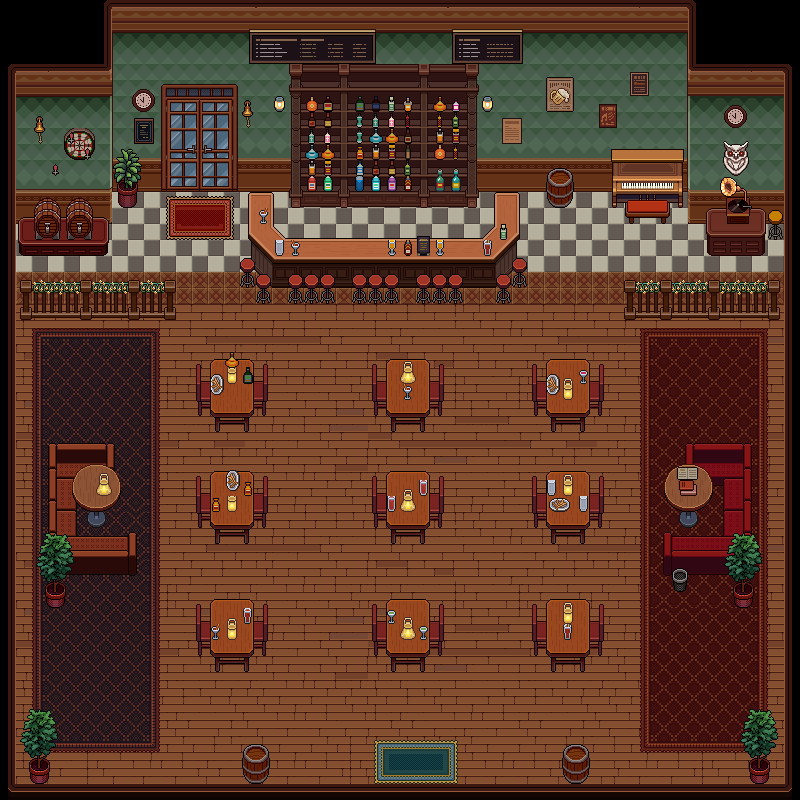

This is a level from a 2D game, rendered from its Tiled map with the project's own tilesets. A one-line summary and the map file follow, with tile-layer data summarised:
An orthogonal 50x50 tile map with 16x16 px tiles, 5 tile layers (ground, ground details, midground, midground2, ...), 2 tilesets.

<map version="1.10" tiledversion="1.12.2" orientation="orthogonal" renderorder="right-down" width="50" height="50" tilewidth="16" tileheight="16" infinite="0" nextlayerid="9" nextobjectid="1">
 <tileset firstgid="1" name="bar-contructionComponents" tilewidth="16" tileheight="16" tilecount="1440" columns="32">
  <image source="../Tilesets/Fantasy World_Bar_Full version/wall and floor/wall-and-floor.png" width="512" height="720" />
 </tileset>
 <tileset firstgid="1441" name="bar-items" tilewidth="16" tileheight="16" tilecount="1824" columns="57">
  <image source="../Tilesets/Fantasy World_Bar_Full version/items/Bar_items.png" width="912" height="512" />
 </tileset>
 <layer id="1" name="ground" width="50" height="50">
  <data>[2500 cells, 2452 non-empty, 635 distinct tile ids]</data>
 </layer>
 <layer id="5" name="ground details" width="50" height="50">
  <data>[2500 cells, 907 non-empty, 454 distinct tile ids]</data>
 </layer>
 <layer id="2" name="midground" class="collision" width="50" height="50">
  <properties>
   <property name="y_sort" type="bool" value="false" />
  </properties>
  <data>[2500 cells, 481 non-empty, 308 distinct tile ids]</data>
 </layer>
 <layer id="6" name="midground2" class="collision" width="50" height="50">
  <data>[2500 cells, 120 non-empty, 35 distinct tile ids]</data>
 </layer>
 <layer id="3" name="midground3" class="collision" width="50" height="50">
  <data>[2500 cells, 68 non-empty, 39 distinct tile ids]</data>
 </layer>
</map>
